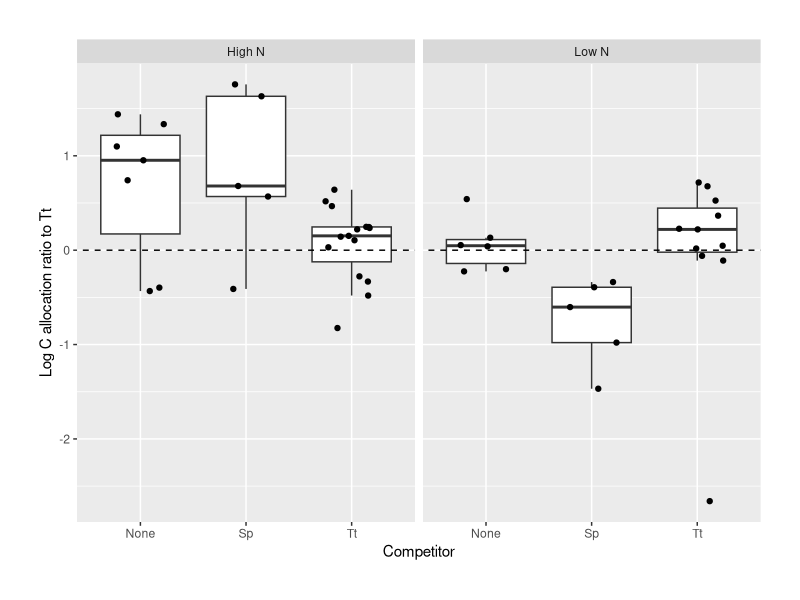

Reproduce this figure in R. (Note: this script raises an error after producing the figure.)
# 6 - FC_isotopes_lme_C_allocation_to_Tt
# June 2020
# Using an LME framework to more rigorously calculate how C allocation ratios
# to Tt shifted with competitive context

setwd("~/Documents/2018-2019/Fungal competition/fungal-competition2019/")

# Load required packages
require(cowplot)
require(tidyverse)
require(lmerTest)

# Loading required data
together = read_csv("./FCdata/isotope_and_plant_metadata_with_competition_coded_clearly.csv")

# Declare constants:
smallconstant = 0.000473 # Need to add this to all C values to get around a negative value below.
artificial_minimum_alloc_ratio = 0.07 # minimum allocation ratio OBSERVED, besides 0, was 0.1428159.
# I'll add 0.07, half this value, to everything that is zero so it can be logged.

#### How does the allocation ratio to Tt change with competition? ####
# Hypothesis: Relative allocation to Tt should
# be greater when Tt is vs. Sp or vs. None.
# When vs. Tt, log alloc ratio should be zero.

allocratios = together[-grep("MIXED", together$Fungi),]
allocratios = allocratios[-grep("Mixed", allocratios$versus),]

allocratios$allocratio = numeric(nrow(allocratios))
allocratios$mycorrhizas.APE13C = allocratios$mycorrhizas.APE13C + smallconstant

for (i in 1:nrow(allocratios)) {
  for (j in 1:nrow(allocratios)) {
    if (allocratios$Plant[i] == allocratios$Plant[j] &
        allocratios$Side[i] != allocratios$Side[j]) {
      if (allocratios$compartment_fungus[i] == "Tt") {
        if (allocratios$compartment_fungus[j] != "None") {
          allocratios$allocratio[i] = allocratios$mycorrhizas.APE13C[i]/allocratios$mycorrhizas.APE13C[j]
          allocratios$allocratio[j] = NA # to ensure one entry per plant
        } else if (allocratios$compartment_fungus[j] == "None") {
          allocratios$allocratio[i] = allocratios$mycorrhizas.APE13C[i]/allocratios$uncolonized_roots.APE13C[j]
        }
      } else if (allocratios$compartment_fungus[i] == "Sp") {
        if (allocratios$compartment_fungus[j] == "Sp") {
          allocratios$allocratio[i] = allocratios$mycorrhizas.APE13C[i]/allocratios$mycorrhizas.APE13C[j]
          allocratios$allocratio[j] = NA # to ensure one entry per plant
        } else if (allocratios$compartment_fungus[j] == "None") {
          allocratios$allocratio[i] = allocratios$mycorrhizas.APE13C[i]/allocratios$uncolonized_roots.APE13C[j]
        }
      }
    }
  }
}

spalloc = allocratios[grep("Sp", allocratios$compartment_fungus),]
spalloc = spalloc[!is.na(spalloc$allocratio),]
spalloc$logallocratio = log(spalloc$allocratio + artificial_minimum_alloc_ratio)

allocratios = allocratios[grep("Tt", allocratios$compartment_fungus),]
allocratios = allocratios[!is.na(allocratios$allocratio),]

# allocratios$logallocratio = log(allocratios$allocratio + artificial_minimum_alloc_ratio) 
# whoops though! also have a negative value.
# It's a Tt/Tt plant. 6073. I guess at least
# one side wasn't really enriched for C?
# just6073 = together[together$Plant == 6073,]
# That value is -0.0004728348.
# Let's just add 0.000473 to everything upstream.


allocratios$logallocratio = log(allocratios$allocratio + artificial_minimum_alloc_ratio) 

labels = c(High = "High N", Low = "Low N")


### Statistical test with lmerTest ###
allocation_ratio.full = lmer(logallocratio ~ versus * N_level + (1|Batch), 
                data = allocratios)

# Boundary(singular) fit... but may not be wrong.

anova(allocation_ratio.full)

### A series of t tests to see if any of these distributions differ from null expectation ###

# I expect that, if the plant had NO preference, each of these distributions 
# would be centered around zero (the dashed line in my plot).
# Because of this expectation, I feel okay with using a t test to see 
# if any of these are actually different from zero. 

# I hypothesize that the log allocation ratio to Tt will be 
# significantly greater than zero when the plant prefers Tt,
# which in this experiment appears to be the High N conditions.

nonehigh = subset(allocratios, versus == "None" & N_level == "High")
t.test(nonehigh$logallocratio) # marginal: p = 0.06
otherhigh = subset(allocratios, versus == "Sp" & N_level == "High")
t.test(otherhigh$logallocratio) # marginal: p = 0.09
selfhigh = subset(allocratios, versus == "Tt" & N_level == "High")
t.test(selfhigh$logallocratio) # NS: p = 0.4899
nonelow = subset(allocratios, versus == "None" & N_level == "Low")
t.test(nonelow$logallocratio) # NS: p = 0.6373
otherlow = subset(allocratios, versus == "Sp" & N_level == "Low")
t.test(otherlow$logallocratio) # significant: p = 0.02295
selflow = subset(allocratios, versus == "Tt" & N_level == "Low")
t.test(selflow$logallocratio) # NS: p = 0.9918

### Plot ###

ggplot(data = allocratios) +
  geom_boxplot(outlier.alpha = 0,
               aes(x = versus, y = logallocratio)) +
  geom_jitter(aes(x = versus, y = logallocratio),
              width = 0.25) +
  geom_abline(intercept = 0, slope = 0, linetype = "dashed") +
  facet_grid(. ~ N_level, labeller = labeller(N_level = labels)) +
  ylab("Log C allocation ratio to Tt") +
  theme(plot.margin = unit(c(1,1,1,1), "cm")) +
  xlab("Competitor")

# ggplot(data = spalloc) +
#   geom_boxplot(outlier.alpha = 0,
#                aes(x = competition_treatment, y = logallocratio)) +
#   geom_jitter(aes(x = competition_treatment, y = logallocratio),
#               width = 0.25) +
#   geom_abline(intercept = 0, slope = 0, linetype = "dashed") +
#   facet_grid(. ~ N_level, labeller = labeller(N_level = labels))

# VERY interesting.
# Tt gets more C relative to Sp under high N;
# basically same amount vs itself.
# Tt gets LESS N relative to Sp under low N,
# basically same amount vs itself.

justvsmycos = subset(allocratios, competition_treatment != "None")

# STATS for main text
t.test(logallocratio ~ competition_treatment, data = subset(justvsmycos, N_level == "High"))
t.test(logallocratio ~ competition_treatment, data = subset(justvsmycos, N_level == "Low"))

justvsmycos %>% group_by(N_level, competition_treatment) %>% summarize(mu = mean(logallocratio), stdev = sd(logallocratio), med = median(logallocratio))


anovaoverall = aov(logallocratio ~ competition_treatment*N_level, data = justvsmycos)
summary(anovaoverall)
# Significant interaction, not either thing by itself.
anovaflipped = aov(logallocratio ~ N_level*competition_treatment, data = justvsmycos)
summary(anovaflipped) # Basically same result, phew!

TukeyHSD(anovaoverall)
# Other low vs other high
# self high vs other high

figfortalk = ggplot(data = justvsmycos) +
  geom_boxplot(outlier.alpha = 0,
               aes(x = competition_treatment, y = logallocratio)) +
  geom_jitter(aes(x = competition_treatment, y = logallocratio),
              width = 0.25) +
  geom_abline(intercept = 0, slope = 0, linetype = "dashed") +
  facet_grid(. ~ N_level, labeller = labeller(N_level = labels)) +
  xlab("Competition treatment") +
  ylab(bquote(atop("Log exchange rate", "("^13*"C to "^15*"N excess in mycorrhizas)")))

pdf("plots/Allocation_ratio_boxplot_fortalk.pdf", width = 8, height = 4)
figfortalk
dev.off()

median(justvsmycos$allocratio[justvsmycos$competition_treatment == "Other" &
                                justvsmycos$N_level == "High"])
# 1.904
median(justvsmycos$allocratio[justvsmycos$competition_treatment == "Self" &
                                justvsmycos$N_level == "High"])
# 1.0887

median(justvsmycos$allocratio[justvsmycos$competition_treatment == "Other" &
                                justvsmycos$N_level == "Low"])
# 0.4771 -- got 48% as much C as Suillus. 

median(justvsmycos$allocratio[justvsmycos$competition_treatment == "Self" &
                                justvsmycos$N_level == "Low"])
# 1.0814





starinfo = data.frame(x = c((1.5), (1.5)),
                      y = c(2.4, 2.1),
                      N_level = c(rep("High", 1), rep("Low", 1)),
                      labs = c(".", "*"))

seginfo = data.frame(x = c(0.9, 0.9), 
                     xend = c(2.1, 2.1),
                     y = c(2, 2), 
                     yend = c(2, 2), 
                     color = c("black", "black"),
                     N_level = c("High", "Low"))


figforpaper = ggplot(data = justvsmycos) +
  geom_boxplot(outlier.alpha = 0,
               aes(x = competition_treatment, y = logallocratio)) +
  geom_jitter(aes(x = competition_treatment, y = logallocratio),
              width = 0.25) +
  geom_abline(intercept = 0, slope = 0, linetype = "dashed") +
  facet_grid(. ~ N_level, labeller = labeller(N_level = labels)) +
  geom_segment(data=seginfo,
               aes(x=x,y=y,yend=yend,xend=xend),inherit.aes=FALSE) +
  geom_text(data = starinfo, aes(x, y, label = labs), size = 8) +
  theme(plot.margin = unit(c(1,1,0.5,0.5), "cm")) +
  xlab("Competition treatment") +
  ylab(expression(atop("Log carbon allocation ratio","("*italic("Thelephora terrestris"*")"))))

save_plot("plots/MAIN_Allocation_ratio_for_paper.pdf",
          figforpaper,
          base_aspect_ratio = 1.8)

pdf("plots/Allocation_ratio_boxplot_withannots_fortalk.pdf", width = 8, height = 4)
figforpaper
dev.off()
